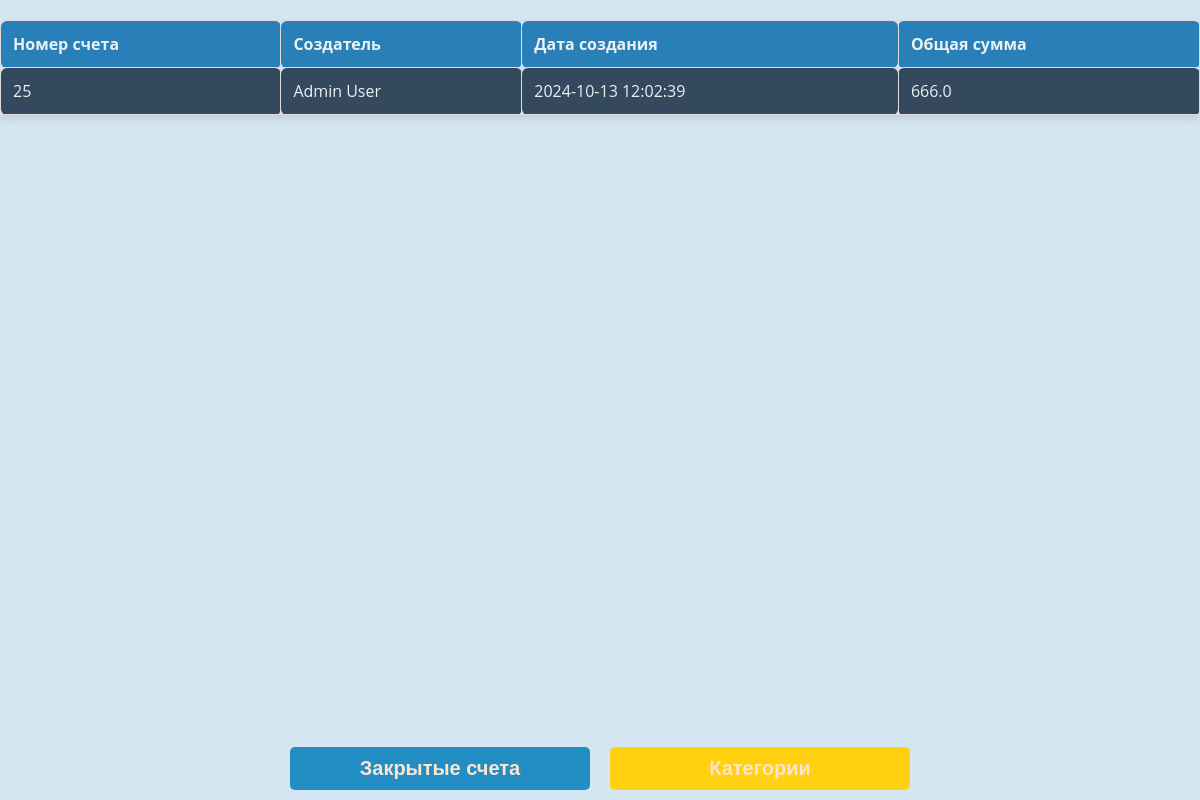
The page /invoices (signed in) on the database as committed earlier.
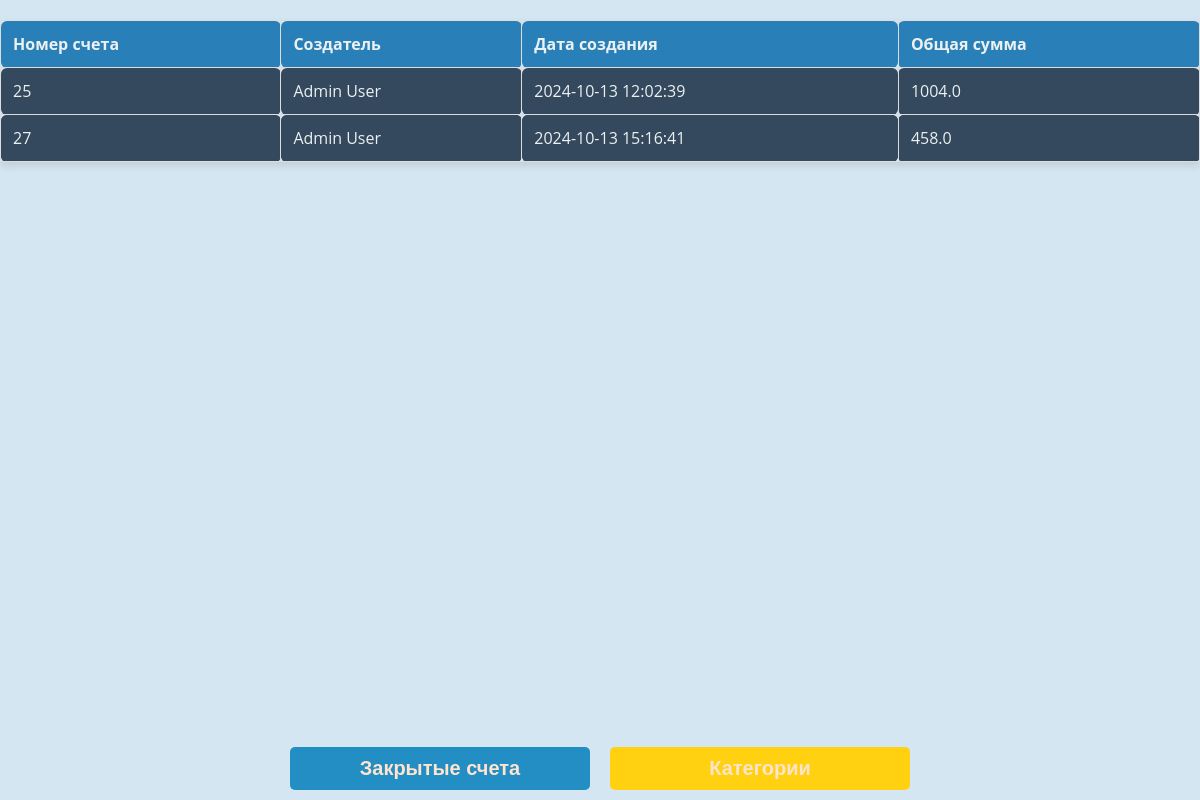
The same page on the database as committed later.
### app/models.py (models this page shows)
class Invoice(Base):
    __tablename__ = "invoices"
    id = Column(Integer, primary_key=True, index=True)
    user_id = Column(Integer, ForeignKey("users.id"))
    created_at = Column(DateTime, default=datetime.utcnow)
    total_amount = Column(Float, default=0)
    status = Column(String, default="open")  # Статус счета (открыт/закрыт)
    closed_at = Column(DateTime, nullable=True)  # Время закрытия счета
    closed_by = Column(Integer, ForeignKey("users.id"), nullable=True)  # Кто закрыл счет
    comment = Column(Text, nullable=True)  # Комментарий к закрытию
    pay_type = Column(Text, nullable=True)  # Тип оплаты
    items = relationship("InvoiceItem", back_populates="invoice")
    user = relationship("User", foreign_keys=[user_id])
    closed_by_user = relationship("User", foreign_keys=[closed_by])

class User(Base):
    __tablename__ = "users"
    id = Column(Integer, primary_key=True, index=True)
    username = Column(String, unique=True, index=True)
    password = Column(String)  # Пароль должен быть зашифрован
    first_name = Column(String)
    last_name = Column(String)
    phone_number = Column(String)
    birth_date = Column(DateTime)
    is_working = Column(Boolean, default=False)
    created_at = Column(DateTime(timezone=True), server_default=func.now())
    work_shifts = relationship("WorkShift", back_populates="user")
    tasks = relationship("Task", back_populates="user")

### app/routes/invoices.py (the view)
@router.get("/invoices")
def view_invoices(request: Request, product_id: int = None, quantity: int = None, product_name: str = None, db: Session = Depends(get_db), user: str = Cookie(None)):
    if user == "admin":
        invoices = db.query(Invoice).filter(Invoice.status == "open").all()
    else:
        user_obj = db.query(User).filter(User.username == user).first()
        invoices = db.query(Invoice).filter(Invoice.status == "open").filter(Invoice.user_id == user_obj.id).all()
    return templates.TemplateResponse("invoices.html", {
        "request": request,
        "invoices": invoices,
        "product_id": product_id,
        "quantity": quantity,
        "product_name": product_name,
        "label":"Открытые счета",
        "button_text":"Закрытые счета",
        "button_href":"/invoices/closed"
    })

### app/templates/invoices.html (shortened to what this page needs)
<!DOCTYPE html>
<html>
<head>
    <link rel="stylesheet" href="/static/css/base.css">
    <link rel="stylesheet" href="/static/css/layout.css">
    <link rel="stylesheet" href="/static/css/buttons.css">
    <link rel="stylesheet" href="/static/css/modals.css">
    <link rel="stylesheet" href="/static/css/tables.css">
</head>
<body>
    <table>
        <thead>
            <tr>
                <th>Номер счета</th>
                <th>Создатель</th>
                <th>Дата создания</th>
                <th>Общая сумма</th>
            </tr>
        </thead>
        <tbody>
            {% for invoice in invoices %}
            <tr onclick="showInvoiceDetails({{ invoice.id }})">
                <td>{{ invoice.id }}</td>
                <td>{{ invoice.user.first_name }} {{ invoice.user.last_name }}</td>
                <td>{{ invoice.created_at.strftime('%Y-%m-%d %H:%M:%S') }}</td>
                <td>{{ invoice.total_amount }}</td>
            </tr>
            {% endfor %}
        </tbody>
    </table>
    <div class="buttons">
        <button type="button" class="button button-blue" onclick="window.location.href='{{ button_href }}'">{{ button_text }}</button>
        <button type="button" class="button button-yellow" onclick="window.location.href='/'">Категории</button>
    </div>
</body>
</html>

### app/static/css/base.css (style rules this page uses)
body { font-family: 'Open Sans', sans-serif; background-color: #D4E6F1; color: #34495e; margin: 0; padding: 0; display: flex; flex-direction: column; align-items: center; min-height: 100vh; max-width: 100vw; overflow-x: hidden; }
input, textarea, select, button { font-size: 20px; }

### app/static/css/buttons.css (style rules this page uses)
.button { background-color: #2980b9; border: none; color: #FFE4CF; padding: 10px 20px; font-size: 20px; font-weight: bold; cursor: pointer; border-radius: 5px; width: 100%; max-width: 300px; margin: 0 10px; }
.button-yellow { background-color: #FFD110; }
.button-blue { background-color: #228EC4; }
.buttons { position: fixed; bottom: 0; left: 0; width: 100%; display: flex; justify-content: center; padding: 10px 0; z-index: 1000; }

### app/static/css/modals.css (style rules this page uses)
button { background-color: #27ae60; color: white; padding: 10px 20px; border: none; border-radius: 5px; cursor: pointer; margin-top: 20px; }

### app/static/css/tables.css (style rules this page uses)
table { width: 100%; border-collapse: collapse; margin: 20px 0; box-shadow: 0 4px 8px rgba(0, 0, 0, 0.1); }
table, th, td { border: 1px solid #ddd; }
th, td { padding: 12px; text-align: left; border-radius: 6px; }
th { background-color: #2980b9; color: #ecf0f1; font-weight: bold; }
td { background-color: #34495e; color: #ecf0f1; transition: background-color 0.3s ease; }
tr:nth-child(even) { background-color: #2c3e50; }

Rows that differ between the two databases and show on the page:
changed Invoice id 25: total_amount "666.0" → "1004.0"
added Invoice: id "27", user.first_name "Admin", user.last_name "User", created_at "2024-10-13 15:16:41", total_amount "458.0"
